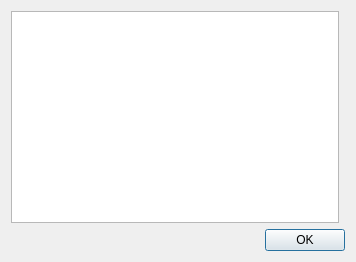
<?xml version="1.0" encoding="UTF-8"?>
<ui version="4.0">
 <class>PlayList</class>
 <widget class="QDialog" name="PlayList">
  <property name="geometry">
   <rect>
    <x>0</x>
    <y>0</y>
    <width>356</width>
    <height>262</height>
   </rect>
  </property>
  <layout class="QGridLayout" name="gridLayout">
   <item row="0" column="0">
    <widget class="QListWidget" name="fileList">
     <property name="horizontalScrollBarPolicy">
      <enum>Qt::ScrollBarAlwaysOff</enum>
     </property>
     <property name="alternatingRowColors">
      <bool>true</bool>
     </property>
     <property name="textElideMode">
      <enum>Qt::ElideMiddle</enum>
     </property>
    </widget>
   </item>
   <item row="0" column="1" colspan="2">
    <widget class="QDialogButtonBox" name="listButtons">
     <property name="sizePolicy">
      <sizepolicy hsizetype="Expanding" vsizetype="Expanding">
       <horstretch>0</horstretch>
       <verstretch>0</verstretch>
      </sizepolicy>
     </property>
     <property name="orientation">
      <enum>Qt::Vertical</enum>
     </property>
     <property name="standardButtons">
      <set>QDialogButtonBox::NoButton</set>
     </property>
    </widget>
   </item>
   <item row="1" column="0" colspan="3">
    <widget class="QDialogButtonBox" name="dialogButtons">
     <property name="standardButtons">
      <set>QDialogButtonBox::Ok</set>
     </property>
    </widget>
   </item>
  </layout>
 </widget>
 <layoutdefault spacing="6" margin="11"/>
 <tabstops>
  <tabstop>fileList</tabstop>
  <tabstop>dialogButtons</tabstop>
  <tabstop>listButtons</tabstop>
 </tabstops>
 <resources/>
 <connections>
  <connection>
   <sender>dialogButtons</sender>
   <signal>accepted()</signal>
   <receiver>PlayList</receiver>
   <slot>accept()</slot>
   <hints>
    <hint type="sourcelabel">
     <x>231</x>
     <y>244</y>
    </hint>
    <hint type="destinationlabel">
     <x>256</x>
     <y>-17</y>
    </hint>
   </hints>
  </connection>
  <connection>
   <sender>dialogButtons</sender>
   <signal>rejected()</signal>
   <receiver>PlayList</receiver>
   <slot>reject()</slot>
   <hints>
    <hint type="sourcelabel">
     <x>161</x>
     <y>248</y>
    </hint>
    <hint type="destinationlabel">
     <x>171</x>
     <y>-18</y>
    </hint>
   </hints>
  </connection>
 </connections>
</ui>
